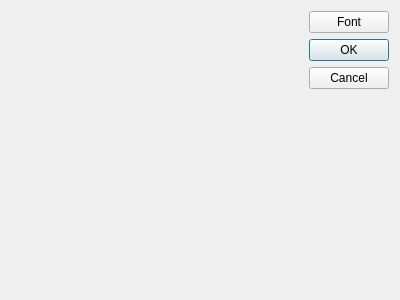
<?xml version="1.0" encoding="UTF-8"?>
<ui version="4.0">
 <class>prefs_gui</class>
 <widget class="QDialog" name="prefs_gui">
  <property name="geometry">
   <rect>
    <x>0</x>
    <y>0</y>
    <width>400</width>
    <height>300</height>
   </rect>
  </property>
  <property name="windowTitle">
   <string>Preferences</string>
  </property>
  <layout class="QGridLayout" name="gridLayout_3">
   <item row="0" column="0" rowspan="2" colspan="2">
    <widget class="QWidget" name="widgetSpace" native="true"/>
   </item>
   <item row="0" column="4">
    <widget class="QPushButton" name="font_btn">
     <property name="sizePolicy">
      <sizepolicy hsizetype="Minimum" vsizetype="Fixed">
       <horstretch>0</horstretch>
       <verstretch>0</verstretch>
      </sizepolicy>
     </property>
     <property name="text">
      <string>Font</string>
     </property>
    </widget>
   </item>
   <item row="1" column="4">
    <widget class="QDialogButtonBox" name="buttonBox">
     <property name="orientation">
      <enum>Qt::Vertical</enum>
     </property>
     <property name="standardButtons">
      <set>QDialogButtonBox::Cancel|QDialogButtonBox::Ok</set>
     </property>
    </widget>
   </item>
  </layout>
 </widget>
 <resources/>
 <connections>
  <connection>
   <sender>buttonBox</sender>
   <signal>accepted()</signal>
   <receiver>prefs_gui</receiver>
   <slot>accept()</slot>
   <hints>
    <hint type="sourcelabel">
     <x>248</x>
     <y>254</y>
    </hint>
    <hint type="destinationlabel">
     <x>157</x>
     <y>274</y>
    </hint>
   </hints>
  </connection>
  <connection>
   <sender>buttonBox</sender>
   <signal>rejected()</signal>
   <receiver>prefs_gui</receiver>
   <slot>reject()</slot>
   <hints>
    <hint type="sourcelabel">
     <x>316</x>
     <y>260</y>
    </hint>
    <hint type="destinationlabel">
     <x>286</x>
     <y>274</y>
    </hint>
   </hints>
  </connection>
 </connections>
</ui>
